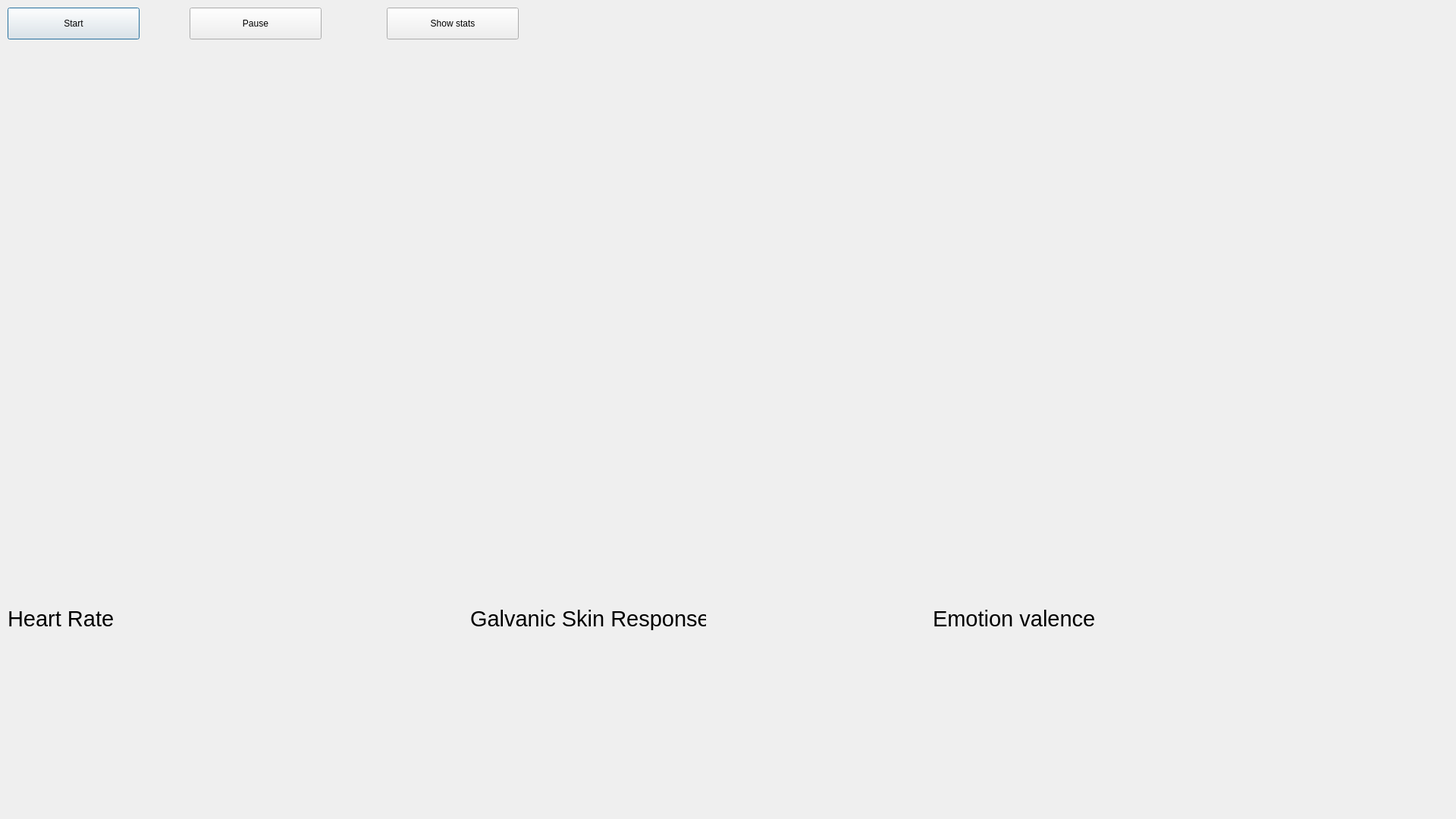
<?xml version="1.0" encoding="UTF-8"?>
<ui version="4.0">
 <class>DataCollectionDialog</class>
 <widget class="QDialog" name="DataCollectionDialog">
  <property name="geometry">
   <rect>
    <x>0</x>
    <y>0</y>
    <width>1920</width>
    <height>1080</height>
   </rect>
  </property>
  <property name="windowTitle">
   <string>Dialog</string>
  </property>
  <widget class="QLabel" name="picture">
   <property name="geometry">
    <rect>
     <x>10</x>
     <y>80</y>
     <width>1280</width>
     <height>720</height>
    </rect>
   </property>
   <property name="text">
    <string/>
   </property>
  </widget>
  <widget class="QPushButton" name="startButton">
   <property name="geometry">
    <rect>
     <x>10</x>
     <y>10</y>
     <width>174</width>
     <height>42</height>
    </rect>
   </property>
   <property name="text">
    <string>Start</string>
   </property>
  </widget>
  <widget class="QtCharts::QChartView" name="chartWidget" native="true">
   <property name="geometry">
    <rect>
     <x>10</x>
     <y>140</y>
     <width>1811</width>
     <height>651</height>
    </rect>
   </property>
  </widget>
  <widget class="QCustomPlot" name="HRWidget" native="true">
   <property name="geometry">
    <rect>
     <x>10</x>
     <y>840</y>
     <width>591</width>
     <height>211</height>
    </rect>
   </property>
  </widget>
  <widget class="QCustomPlot" name="GSRWidget" native="true">
   <property name="geometry">
    <rect>
     <x>620</x>
     <y>840</y>
     <width>591</width>
     <height>211</height>
    </rect>
   </property>
  </widget>
  <widget class="QCustomPlot" name="ValenceWidget" native="true">
   <property name="geometry">
    <rect>
     <x>1230</x>
     <y>840</y>
     <width>591</width>
     <height>211</height>
    </rect>
   </property>
  </widget>
  <widget class="QPushButton" name="pauseButton">
   <property name="geometry">
    <rect>
     <x>250</x>
     <y>10</y>
     <width>174</width>
     <height>42</height>
    </rect>
   </property>
   <property name="text">
    <string>Pause</string>
   </property>
  </widget>
  <widget class="QPushButton" name="statsButton">
   <property name="geometry">
    <rect>
     <x>510</x>
     <y>10</y>
     <width>174</width>
     <height>42</height>
    </rect>
   </property>
   <property name="text">
    <string>Show stats</string>
   </property>
  </widget>
  <widget class="QLabel" name="label">
   <property name="geometry">
    <rect>
     <x>10</x>
     <y>800</y>
     <width>151</width>
     <height>31</height>
    </rect>
   </property>
   <property name="font">
    <font>
     <pointsize>22</pointsize>
    </font>
   </property>
   <property name="text">
    <string>Heart Rate</string>
   </property>
  </widget>
  <widget class="QLabel" name="label_2">
   <property name="geometry">
    <rect>
     <x>620</x>
     <y>800</y>
     <width>311</width>
     <height>31</height>
    </rect>
   </property>
   <property name="font">
    <font>
     <pointsize>22</pointsize>
    </font>
   </property>
   <property name="text">
    <string>Galvanic Skin Response</string>
   </property>
  </widget>
  <widget class="QLabel" name="label_3">
   <property name="geometry">
    <rect>
     <x>1230</x>
     <y>800</y>
     <width>231</width>
     <height>31</height>
    </rect>
   </property>
   <property name="font">
    <font>
     <pointsize>22</pointsize>
    </font>
   </property>
   <property name="text">
    <string>Emotion valence</string>
   </property>
  </widget>
 </widget>
 <customwidgets>
  <customwidget>
   <class>QtCharts::QChartView</class>
   <extends>QWidget</extends>
   <header location="global">QtCharts/QChartView</header>
   <container>1</container>
  </customwidget>
  <customwidget>
   <class>QCustomPlot</class>
   <extends>QWidget</extends>
   <header>qcustomplot.h</header>
   <container>1</container>
  </customwidget>
 </customwidgets>
 <resources/>
 <connections/>
</ui>
